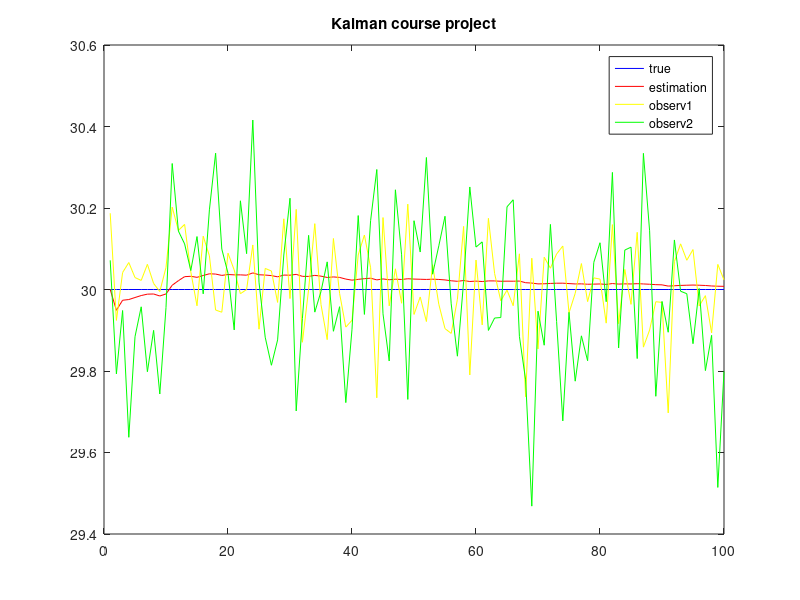
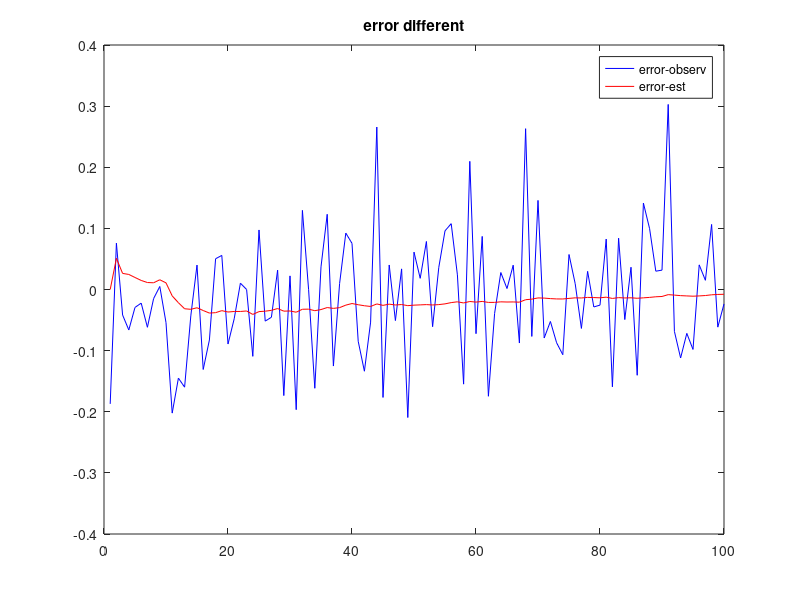
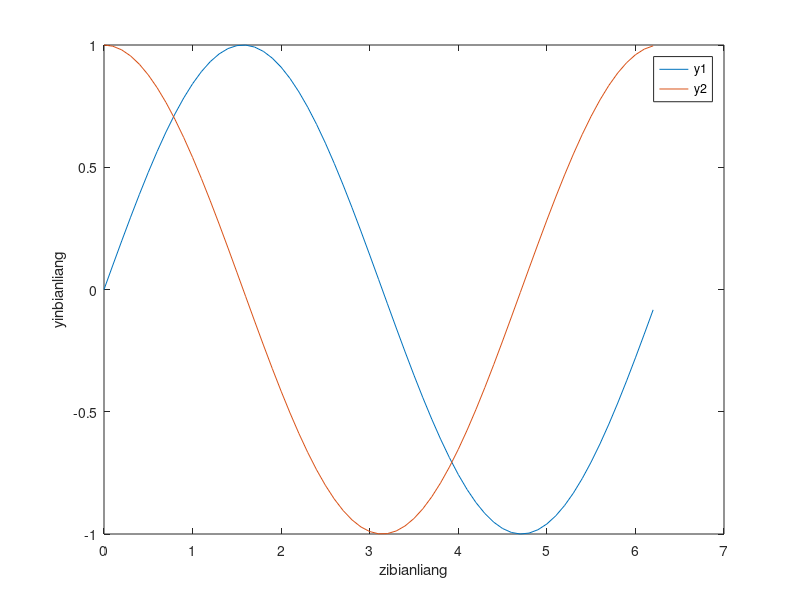

Source code (MATLAB) for these figures, in order:
%作业练习

% z=[2.347;
%    3.220;
%    10.026;
%    12.965];
% 
% H=[1,sin(1),sin(3);
%    4,sin(2),sin(6);
%    9,sin(3),sin(9);
%    16,sin(4),sin(12)];
% 
% 
% x_est1=inv(H'*H)*H'*z;

clear;
T=1;
N=100;
H=[1;1];
sigma_1=0.1;
sigma_2=0.2;
v1=sigma_1*randn(1,100);
v2=sigma_2*randn(1,100);
x_true=30*ones(1,100);
x_est=zeros(1,100);
x_est(1)=30;

z1=x_true+v1;
z2=x_true+v2;
z=[z1;z2];
error_1=zeros(1,100);
error_2=zeros(1,100);

v=[v1;v2];

R=[0.01 0;
    0 0.04];
k_g=zeros(1,2*N);

p=zeros(1,100);
p(1)=inv(H'*inv(R)*H);

for k=1:N-1

    k_g=p(k)*H'*inv(H*p(k)*H'+R);
    x_est(k+1)=x_est(k)+k_g*(z(:,k+1)-H*x_est(k));
    p(k+1)=inv(inv(p(k))+H'*inv(R)*H);
    error_1=x_true-z1;
    error_2=x_true-x_est;
    
end




figure(1);
plot(1:N,x_true,'b',1:N,x_est,'r',1:N,z1,'y',1:N,z2,'g');
legend('true','estimation','observ1','observ2');
title('Kalman course project');

figure(2);
plot(1:N,error_1,'b',1:N,error_2,'r');
legend('error-observ','error-est');
title('error different');
    
t=0:0.1:2*pi;
y1=sin(t);
y2=cos(t);
figure;
plot(t, y1, t, y2);
xlabel("zibianliang");
ylabel("yinbianliang");
legend("y1","y2");

A=[0 3 3;-1 8 6;2 -14 -10];
[V,D]=eig(A);

A=input('input A here: ');
if A>10
    disp(A)
end


s=0;
num=input('input the number you want to sum: ');
for i=1:1:num
    s=s+i;
end
disp(s);



